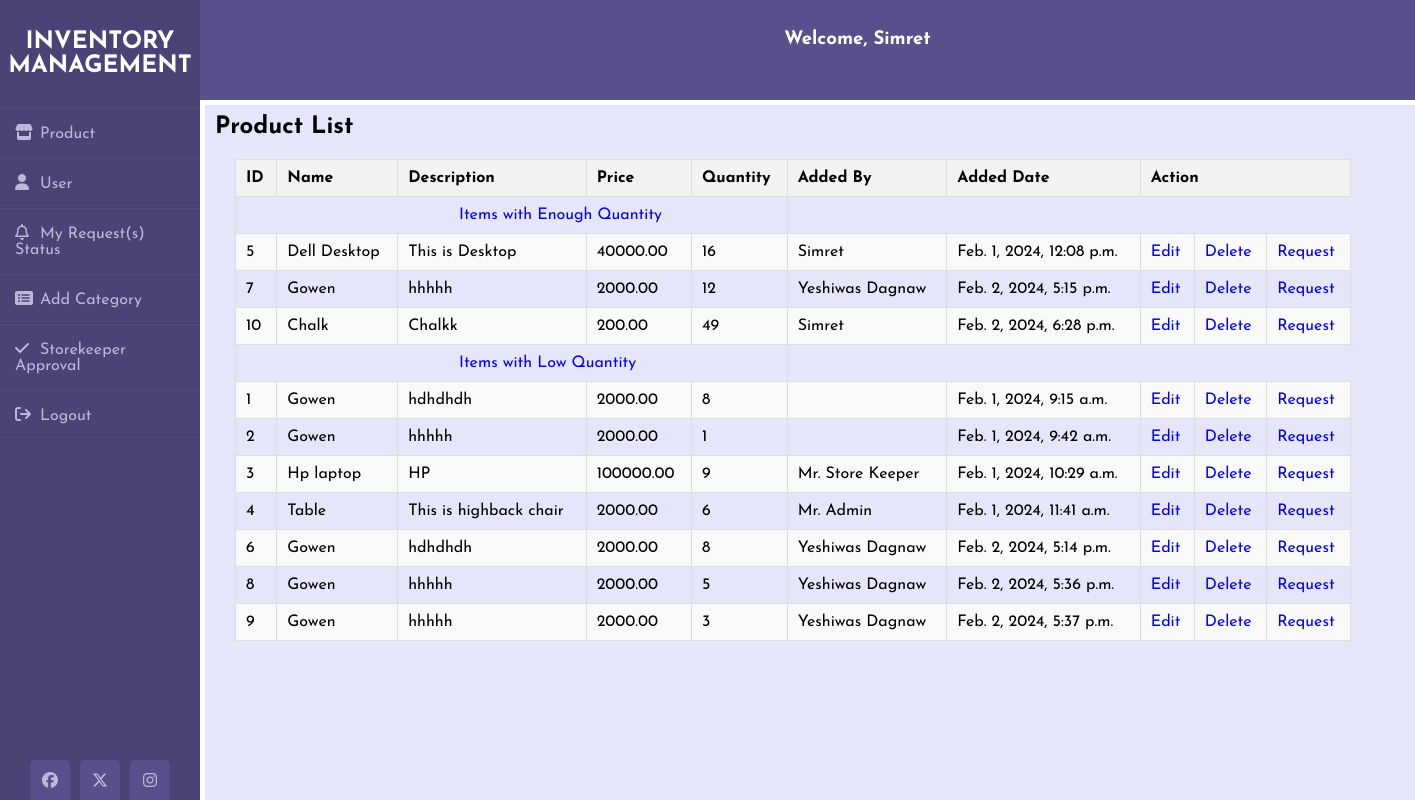
Page /product_list/ (signed in) on the committed database.
### inventory/models.py (models this page shows)
class UserProfile(AbstractUser):
    USER_TYPE_CHOICES = [
        ('normal', 'Normal User'),
        ('storekeeper', 'Store Keeper'),
        ('admin', 'Admin'),
    ]
    full_name = models.CharField(max_length=255)
    position = models.CharField(max_length=255)
    user_type = models.CharField(max_length=20, choices=USER_TYPE_CHOICES, default='normal')
    phone = models.CharField(max_length=14, default='123456789')
    email = models.EmailField()
    image = models.ImageField(default='avatar.png', upload_to='User_images', blank=True)
    registered_date = models.DateTimeField(auto_now_add=True)
    groups = models.ManyToManyField(
        'auth.Group',
        related_name='user_profiles_groups',
        blank=True,
        verbose_name='groups',
        help_text='The groups this user belongs to. A user will get all permissions granted to each of their groups.',
    )
    user_permissions = models.ManyToManyField(
        'auth.Permission',
        related_name='user_profiles_permissions',
        blank=True,
        verbose_name='user permissions',
        help_text='Specific permissions for this user.',
    )

### product/models.py (models this page shows, shortened)
class Product(models.Model):
    name = models.CharField(max_length=255)
    serial = models.CharField(max_length=255, null=True, blank=True)
    category = models.ForeignKey('Category', on_delete=models.SET_NULL, blank=True, null=True)
    description = models.TextField()
    price = models.DecimalField(max_digits=10, decimal_places=2)
    quantity = models.PositiveIntegerField()
    unit = models.CharField(max_length=200)
    added_by = models.ForeignKey(get_user_model(), on_delete=models.CASCADE, related_name='added_products')
    added_date = models.DateTimeField(auto_now_add=True)

### product/views.py (the view)
# urls.py: path('product_list/', product_list, name='product_list'),
@login_required(login_url='login')
def product_list(request):
    products = Product.objects.all()
    return render(request, 'products/product_list.html', {'products': products})

### templates/products/product_list.html (shortened to what this page needs)
{% extends 'base.html' %}
{% block content %}
<div class="wrapper">
  <div class="content">
    <h2>Product List</h2>
    <table>
      <thead>
        <tr>
          <th>ID</th>
          <th>Name</th>
          <th>Description</th>
          <th>Price</th>
          <th>Quantity</th>
          <th>Added By</th>
          <th>Added Date</th>
          <th colspan="3">Action</th>
        </tr>
      </thead>
      <tbody>
        <tr>
          <td colspan="5" style="color: blue; padding-left:20%;">Items with Enough Quantity</td>
        </tr>
        {% for product in products %}
          {% if product.quantity >= 10 %}
            <tr>
              <td>{{ product.id }}</td>
              <td>{{ product.name }}</td>
              <td>{{ product.description }}</td>
              <td>{{ product.price }}</td>
              <td>{{ product.quantity }}</td>
              <td>{{ product.added_by.full_name }}</td>
              <td>{{ product.added_date }}</td>
              {% if user.user_type != 'normal' %}
                <td><a href="{% url 'edit_product' product.id %}">Edit</a></td>
                <td><a href="{% url 'delete_product' product.id %}">Delete</a></td>
              {% endif %}
                <td>
                {% if product.quantity > 0 %}
                  <a href="{% url 'request_product' product.id %}">Request</a>
                {% else %}
                  Product Out of Stock
                {% endif %}
            </tr>
            {% endif %}
          {% endfor %}
          <tr>
            <td colspan="5" style="color: blue; padding-left:20%;">Items with Low Quantity</td>
          </tr>
          {% for product in products %}
            {% if product.quantity < 10 %}
              <tr>
                <td>{{ product.id }}</td>
                <td>{{ product.name }}</td>
                <td>{{ product.description }}</td>
                <td>{{ product.price }}</td>
                <td>{{ product.quantity }}</td>
                <td>{{ product.added_by.full_name }}</td>
                <td>{{ product.added_date }}</td>
                {% if user.user_type != 'normal' %}
                  <td><a href="{% url 'edit_product' product.id %}">Edit</a></td>
                  <td><a href="{% url 'delete_product' product.id %}">Delete</a></td>
                {% endif %}
                <td>
                  {% if product.quantity > 0 %}
                    <a href="{% url 'request_product' product.id %}">Request</a>
                  {% else %}
                    Product Out of Stock
                  {% endif %}
              </tr>
            {% endif %}
          {% endfor %}
      </tbody>
    </table>
  </div>
</div>
{% endblock content %}

### templates/nav_main.html (shortened to what this page needs)
<!DOCTYPE html>
<html lang="en">
{% load static %}
<head>
    <link rel="stylesheet" href="{% static 'css/style.css' %}" />
    <link rel="stylesheet" href="https://cdnjs.cloudflare.com/ajax/libs/font-awesome/6.5.1/css/all.min.css" />
</head>
<body>
    <div class="wrapper">
        <div class="sidebar">
            <h2>Inventory Management</h2>
            <ul class="parent-list">
                {% if user.is_authenticated %}
                    {% if user.user_type == 'normal' %}
                        <li><a href="#"><i class="fa fa-house"></i>Home</a></li>
                        <li><a href="#"> <i class="fa fa-solid fa-store"></i>Product</a>
                            <ul class="nested-list">
                                <li><a href="{% url 'product_list' %}"><i class="fa fa-solid fa-store"></i>All Products</a></li>
                                <li><a href="{% url 'user_products' %}"><i class="fa fa-solid fa-cart-shopping"></i>My Products</a></li>
                            </ul>
                        </li>
                        <li><a href="{% url 'user_requests_status' %}"><i class="fa far fa-bell"></i>My Request(s) Status</a></li>
                    {% elif user.user_type == 'storekeeper' %}
                        <li><a href="#"> <i class="fa fa-solid fa-store"></i>Product</a>
                        </li>
                        <li><a href="#"><i class="fa fa-user" aria-hidden="true"></i>User</a>
                        </li>
                        <li><a href="{% url 'user_requests_status' %}"><i class="fa far fa-bell"></i>My Request(s) Status</a></li>
                        <li><a href="{% url 'create_category' %}"><i class="fa fa-list-alt" aria-hidden="true"></i>Add Category</a></li>
                        <li><a href="{% url 'store_keeper' %}"><i class="fa fa-check" aria-hidden="true"></i>Storekeeper Approval</a></li>
                    {% endif %}
                    <li><a href="{% url 'logout' %}"><i class="fa fa-sign-out" aria-hidden="true"></i>Logout</a></li>
                {% else %}
                    <li><a href="{% url 'login' %}"><i class="fa fa-sign-in" aria-hidden="true"></i>Login</a></li>
                    <li><a href="#"><i class="far fa-comment"></i> Message</a></li>
                {% endif %}
            </ul>
            <div class="social_media">
                <a href="#"><i class="fa-brands fa-facebook"></i></a>
                <a href="#"><i class="fa-brands fa-x-twitter"></i></a>
                <a href="#"><i class="fa-brands fa-instagram"></i></a>
            </div>
        </div>
       <div class="header">
        {% if user.is_authenticated %}
            <h3>Welcome, {{ user.full_name}}</h3>
        {% endif %}
       </div>
        </div>
</body>
</html>

### static/css/style.css (style rules this page uses)
* { margin: 0; padding: 0; box-sizing: border-box; list-style: none; text-decoration: none; font-family: 'Josefin Sans', sans-serif; }
body { background-color: #ffffff; }
.wrapper { display: flex; position: relative; }
.wrapper .sidebar { width: 200px; height: 100%; background: #4b4276; padding: 30px 0px; position: fixed; z-index: 1; }
.wrapper .sidebar h2 { color: #fff; text-transform: uppercase; text-align: center; margin-bottom: 30px; }
.wrapper .sidebar ul li { padding: 15px; border-bottom: 1px solid #bdb8d7; border-bottom: 1px solid rgba(0, 0, 0, 0.05); border-top: 1px solid rgba(255, 255, 255, 0.05); }
.wrapper .sidebar ul li a { color: #bdb8d7; display: block; }
.wrapper .sidebar ul li a .fa { width: 25px; }
.wrapper .sidebar ul li a .far { width: 25px; }
.wrapper .sidebar .social_media { position: absolute; bottom: 0; left: 50%; transform: translateX(-50%); display: flex; }
.wrapper .sidebar .social_media a { display: block; width: 40px; background: #594f8d; height: 40px; line-height: 45px; text-align: center; margin: 0 5px; color: #bdb8d7; border-top-left-radius: 5px; border-top-right-radius: 5px; }
.wrapper .header { position: fixed; top: 0; margin-left: 200px; width: 100%; background-color: #594f8d; height: 100px; text-align: center; color: #ffffff; z-index: 2; }
.wrapper .header h3 { color: #ffffff; text-align: center; margin-right: 100px; padding-top: 30px; }
.wrapper .content { margin-left: 205px; margin-top: 105px; background-color:#E6E6FA; padding: 10px; position: absolute; width: 100%; overflow-y: auto; white-space: nowrap; min-height: calc(100vh - 105px); }
.wrapper .content table { margin-left: 20px; padding-left: 10px; border-collapse: collapse; margin-top: 20px; width: 80%; }
.wrapper .content table th, .wrapper .content table td { padding: 10px; text-align: left; border: 1px solid #ddd; }
.wrapper .content table thead { background-color: #f2f2f2; }
.wrapper .content table tbody tr:nth-child(even) { background-color: #f9f9f9; }

### rows in the picture
UserProfile: full_name "Simret"
Product: id "5", name "Dell Desktop", description "This is Desktop", price "40000.00", quantity "16", added_by.full_name "Simret", added_date "Feb. 1, 2024, 12:08 p.m.", shows "Request"
Product: id "7", name "Gowen", description "hhhhh", price "2000.00", quantity "12", added_by.full_name "Yeshiwas Dagnaw", added_date "Feb. 2, 2024, 5:15 p.m.", shows "Request"
Product: id "10", name "Chalk", description "Chalkk", price "200.00", quantity "49", added_by.full_name "Simret", added_date "Feb. 2, 2024, 6:28 p.m.", shows "Request"
Product: id "1", name "Gowen", description "hdhdhdh", price "2000.00", quantity "8", added_date "Feb. 1, 2024, 9:15 a.m.", shows "Request"
Product: id "2", name "Gowen", description "hhhhh", price "2000.00", quantity "1", added_date "Feb. 1, 2024, 9:42 a.m.", shows "Request"
Product: id "3", name "Hp laptop", description "HP", price "100000.00", quantity "9", added_by.full_name "Mr. Store Keeper", added_date "Feb. 1, 2024, 10:29 a.m.", shows "Request"
Product: id "4", name "Table", description "This is highback chair", price "2000.00", quantity "6", added_by.full_name "Mr. Admin", added_date "Feb. 1, 2024, 11:41 a.m.", shows "Request"
Product: id "6", name "Gowen", description "hdhdhdh", price "2000.00", quantity "8", added_by.full_name "Yeshiwas Dagnaw", added_date "Feb. 2, 2024, 5:14 p.m.", shows "Request"
Product: id "8", name "Gowen", description "hhhhh", price "2000.00", quantity "5", added_by.full_name "Yeshiwas Dagnaw", added_date "Feb. 2, 2024, 5:36 p.m.", shows "Request"
Product: id "9", name "Gowen", description "hhhhh", price "2000.00", quantity "3", added_by.full_name "Yeshiwas Dagnaw", added_date "Feb. 2, 2024, 5:37 p.m.", shows "Request"
